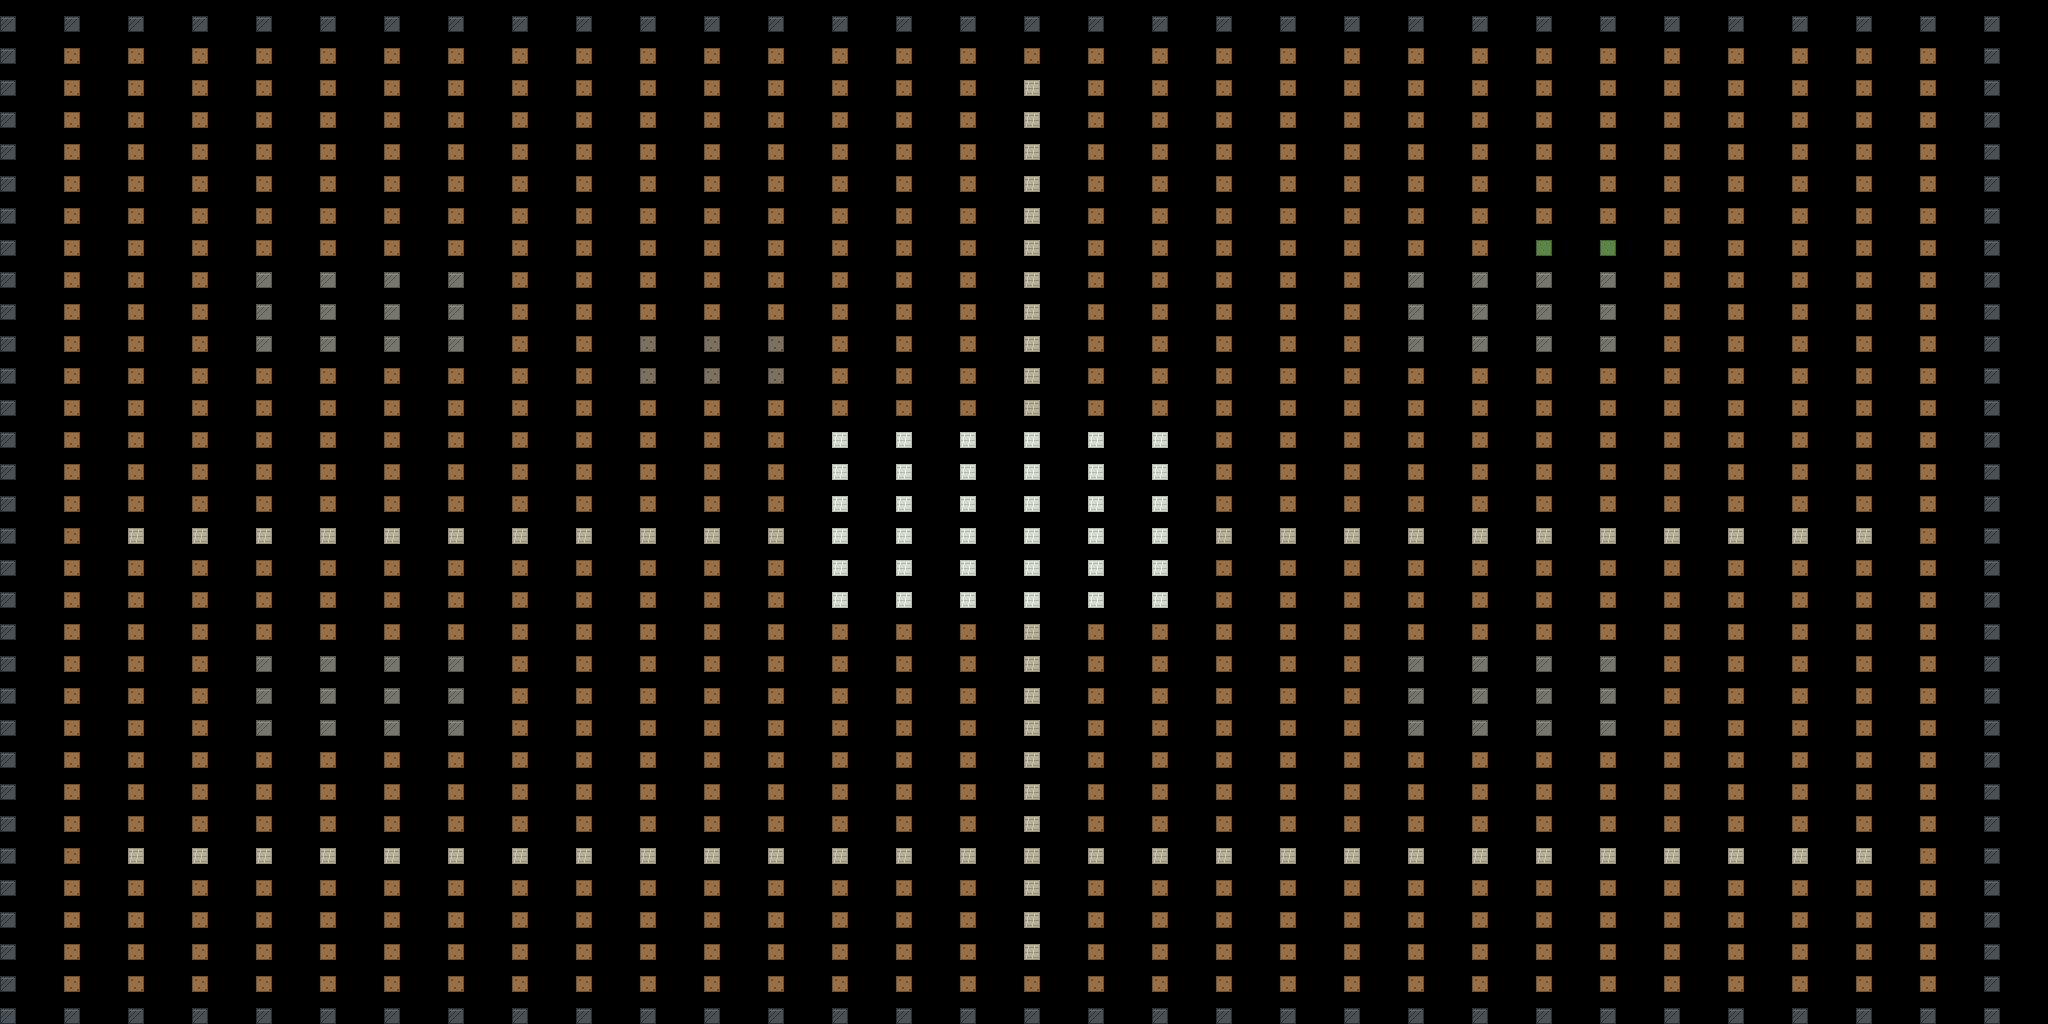

Below is a game level as drawn by its tile map, then a one-line description and the .tmx file that defines it, in full:
An orthogonal 32x32 tile map with 64x32 px tiles, 1 tile layer (suelo).

<map version="1.10" orientation="orthogonal" renderorder="right-down" width="32" height="32" tilewidth="64" tileheight="32" infinite="0" nextlayerid="2" nextobjectid="1">
 <tileset firstgid="1" name="ciudad" tilewidth="16" tileheight="16" tilecount="36" columns="6">
  <image source="../textures/ciudad_tileset.png" width="96" height="96" />
  <tile id="1">
   <properties>
    <property name="collision" type="bool" value="true" />
   </properties>
  </tile>
  <tile id="3">
   <properties>
    <property name="collision" type="bool" value="true" />
   </properties>
  </tile>
  <tile id="6">
   <properties>
    <property name="collision" type="bool" value="true" />
   </properties>
  </tile>
  <tile id="7">
   <properties>
    <property name="collision" type="bool" value="true" />
   </properties>
  </tile>
  <tile id="8">
   <properties>
    <property name="collision" type="bool" value="true" />
   </properties>
  </tile>
  <tile id="9">
   <properties>
    <property name="collision" type="bool" value="true" />
   </properties>
  </tile>
  <tile id="10">
   <properties>
    <property name="collision" type="bool" value="true" />
   </properties>
  </tile>
  <tile id="11">
   <properties>
    <property name="collision" type="bool" value="true" />
   </properties>
  </tile>
  <tile id="12">
   <properties>
    <property name="collision" type="bool" value="true" />
   </properties>
  </tile>
  <tile id="13">
   <properties>
    <property name="collision" type="bool" value="true" />
   </properties>
  </tile>
  <tile id="14">
   <properties>
    <property name="collision" type="bool" value="true" />
   </properties>
  </tile>
  <tile id="15">
   <properties>
    <property name="collision" type="bool" value="true" />
   </properties>
  </tile>
  <tile id="16">
   <properties>
    <property name="collision" type="bool" value="true" />
   </properties>
  </tile>
  <tile id="17">
   <properties>
    <property name="collision" type="bool" value="true" />
   </properties>
  </tile>
  <tile id="18">
   <properties>
    <property name="collision" type="bool" value="true" />
   </properties>
  </tile>
  <tile id="19">
   <properties>
    <property name="collision" type="bool" value="true" />
   </properties>
  </tile>
  <tile id="24">
   <properties>
    <property name="collision" type="bool" value="true" />
   </properties>
  </tile>
  <tile id="25">
   <properties>
    <property name="collision" type="bool" value="true" />
   </properties>
  </tile>
  <tile id="26">
   <properties>
    <property name="collision" type="bool" value="true" />
   </properties>
  </tile>
  <tile id="28">
   <properties>
    <property name="collision" type="bool" value="true" />
   </properties>
  </tile>
  <tile id="32">
   <properties>
    <property name="collision" type="bool" value="true" />
   </properties>
  </tile>
  <tile id="35">
   <properties>
    <property name="collision" type="bool" value="true" />
   </properties>
  </tile>
 </tileset>
 <layer id="1" name="suelo" width="32" height="32">
  <data encoding="csv">
2,2,2,2,2,2,2,2,2,2,2,2,2,2,2,2,2,2,2,2,2,2,2,2,2,2,2,2,2,2,2,2,
2,6,6,6,6,6,6,6,6,6,6,6,6,6,6,6,6,6,6,6,6,6,6,6,6,6,6,6,6,6,6,2,
2,6,6,6,6,6,6,6,6,6,6,6,6,6,6,6,28,6,6,6,6,6,6,6,6,6,6,6,6,6,6,2,
2,6,6,6,6,6,6,6,6,6,6,6,6,6,6,6,28,6,6,6,6,6,6,6,6,6,6,6,6,6,6,2,
2,6,6,6,6,6,6,6,6,6,6,6,6,6,6,6,28,6,6,6,6,6,6,6,6,6,6,6,6,6,6,2,
2,6,6,6,6,6,6,6,6,6,6,6,6,6,6,6,28,6,6,6,6,6,6,6,6,6,6,6,6,6,6,2,
2,6,6,6,6,6,6,6,6,6,6,6,6,6,6,6,28,6,6,6,6,6,6,6,6,6,6,6,6,6,6,2,
2,6,6,6,6,6,6,6,6,6,6,6,6,6,6,6,28,6,6,6,6,6,6,6,3,3,6,6,6,6,6,2,
2,6,6,6,25,25,25,25,6,6,6,6,6,6,6,6,28,6,6,6,6,6,25,25,25,25,6,6,6,6,6,2,
2,6,6,6,25,25,25,25,6,6,6,6,6,6,6,6,28,6,6,6,6,6,25,25,25,25,6,6,6,6,6,2,
2,6,6,6,25,25,25,25,6,6,30,30,30,6,6,6,28,6,6,6,6,6,25,25,25,25,6,6,6,6,6,2,
2,6,6,6,6,6,6,6,6,6,30,30,30,6,6,6,28,6,6,6,6,6,6,6,6,6,6,6,6,6,6,2,
2,6,6,6,6,6,6,6,6,6,6,6,6,6,6,6,28,6,6,6,6,6,6,6,6,6,6,6,6,6,6,2,
2,6,6,6,6,6,6,6,6,6,6,6,6,5,5,5,5,5,5,6,6,6,6,6,6,6,6,6,6,6,6,2,
2,6,6,6,6,6,6,6,6,6,6,6,6,5,5,5,5,5,5,6,6,6,6,6,6,6,6,6,6,6,6,2,
2,6,6,6,6,6,6,6,6,6,6,6,6,5,5,5,5,5,5,6,6,6,6,6,6,6,6,6,6,6,6,2,
2,6,28,28,28,28,28,28,28,28,28,28,28,5,5,5,5,5,5,28,28,28,28,28,28,28,28,28,28,28,6,2,
2,6,6,6,6,6,6,6,6,6,6,6,6,5,5,5,5,5,5,6,6,6,6,6,6,6,6,6,6,6,6,2,
2,6,6,6,6,6,6,6,6,6,6,6,6,5,5,5,5,5,5,6,6,6,6,6,6,6,6,6,6,6,6,2,
2,6,6,6,6,6,6,6,6,6,6,6,6,6,6,6,28,6,6,6,6,6,6,6,6,6,6,6,6,6,6,2,
2,6,6,6,25,25,25,25,6,6,6,6,6,6,6,6,28,6,6,6,6,6,25,25,25,25,6,6,6,6,6,2,
2,6,6,6,25,25,25,25,6,6,6,6,6,6,6,6,28,6,6,6,6,6,25,25,25,25,6,6,6,6,6,2,
2,6,6,6,25,25,25,25,6,6,6,6,6,6,6,6,28,6,6,6,6,6,25,25,25,25,6,6,6,6,6,2,
2,6,6,6,6,6,6,6,6,6,6,6,6,6,6,6,28,6,6,6,6,6,6,6,6,6,6,6,6,6,6,2,
2,6,6,6,6,6,6,6,6,6,6,6,6,6,6,6,28,6,6,6,6,6,6,6,6,6,6,6,6,6,6,2,
2,6,6,6,6,6,6,6,6,6,6,6,6,6,6,6,28,6,6,6,6,6,6,6,6,6,6,6,6,6,6,2,
2,6,28,28,28,28,28,28,28,28,28,28,28,28,28,28,28,28,28,28,28,28,28,28,28,28,28,28,28,28,6,2,
2,6,6,6,6,6,6,6,6,6,6,6,6,6,6,6,28,6,6,6,6,6,6,6,6,6,6,6,6,6,6,2,
2,6,6,6,6,6,6,6,6,6,6,6,6,6,6,6,28,6,6,6,6,6,6,6,6,6,6,6,6,6,6,2,
2,6,6,6,6,6,6,6,6,6,6,6,6,6,6,6,28,6,6,6,6,6,6,6,6,6,6,6,6,6,6,2,
2,6,6,6,6,6,6,6,6,6,6,6,6,6,6,6,6,6,6,6,6,6,6,6,6,6,6,6,6,6,6,2,
2,2,2,2,2,2,2,2,2,2,2,2,2,2,2,2,2,2,2,2,2,2,2,2,2,2,2,2,2,2,2,2
  </data>
 </layer>
</map>
